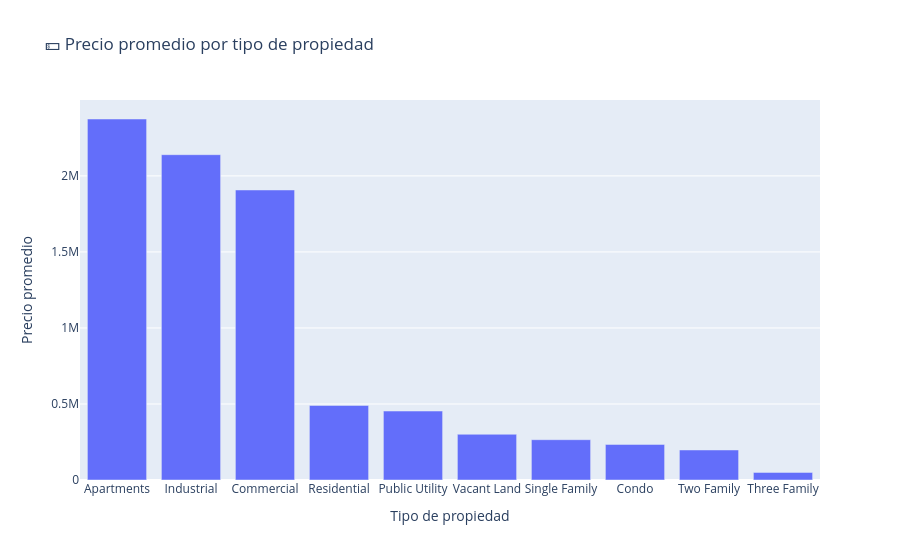

The notebook cell saved with this chart:
### Markdown cell above
<h2 style = "text-align: justify; color:#0E8BD5" >6. BQ4: En esta sección se analiza el comportamiento de los precios en el mercado inmobiliario.</h2>

### Code cell
# Convertir SALE AMOUNT a numérico (por si viene como texto)
df["SALE AMOUNT"] = df["SALE AMOUNT"].astype(str).str.replace(",", "").astype(float)

precio_promedio = df["SALE AMOUNT"].mean()
print("💰 Precio promedio del mercado:", round(precio_promedio, 2))



precio_tipo = df.groupby("PROPERTY TYPE")["SALE AMOUNT"].mean().sort_values(ascending=False)
pd.options.display.float_format = '{:,.2f}'.format
print("Precio promedio por tipo de propiedad:")
print(precio_tipo)




import plotly.express as px

fig = px.bar(
    x=precio_tipo.index,
    y=precio_tipo.values,
    title="💵 Precio promedio por tipo de propiedad",
    labels={"x": "Tipo de propiedad", "y": "Precio promedio"},
)

fig.show()

### Figure 1 — Plotly figure (JSON) as saved in the notebook; plotly's stock layout.template omitted (floating-point values rounded to 4 significant figures)
{"data": [{"hovertemplate": "Tipo de propiedad=%{x}<br>Precio promedio=%{y}<extra></extra>", "legendgroup": "", "marker": {"color": "#636efa", "pattern": {"shape": ""}}, "name": "", "orientation": "v", "showlegend": false, "textposition": "auto", "type": "bar", "x": ["Apartments", "Industrial", "Commercial", "Residential", "Public Utility", "Vacant Land", "Single Family", "Condo", "Two Family", "Three Family"], "xaxis": "x", "y": [2374000.0, 2139000.0, 1907000.0, 490300.0, 453500.0, 300700.0, 265000.0, 234000.0, 197500.0, 50000.0], "yaxis": "y"}], "layout": {"barmode": "relative", "legend": {"tracegroupgap": 0}, "title": {"text": "💵 Precio promedio por tipo de propiedad"}, "xaxis": {"anchor": "y", "domain": [0, 1], "title": {"text": "Tipo de propiedad"}}, "yaxis": {"anchor": "x", "domain": [0, 1], "title": {"text": "Precio promedio"}}}}
